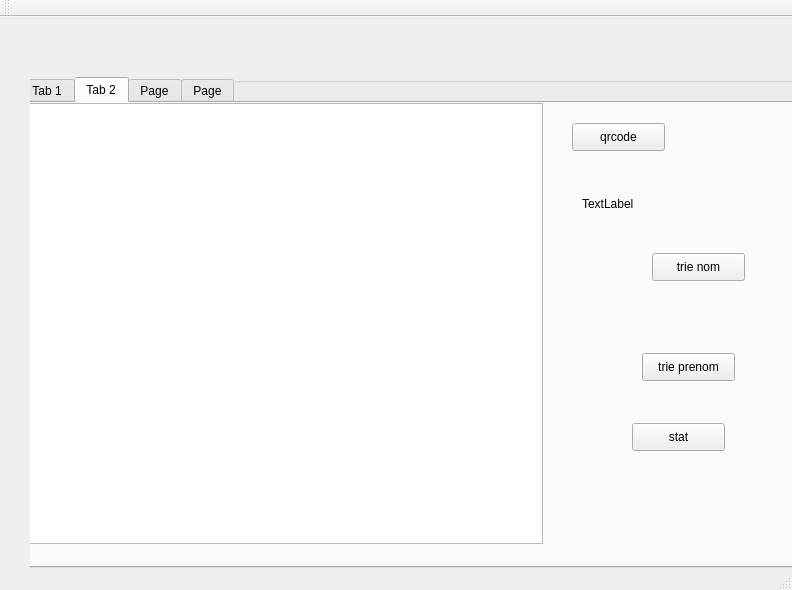
<?xml version="1.0" encoding="UTF-8"?>
<ui version="4.0">
 <class>MainWindow</class>
 <widget class="QMainWindow" name="MainWindow">
  <property name="geometry">
   <rect>
    <x>0</x>
    <y>0</y>
    <width>792</width>
    <height>590</height>
   </rect>
  </property>
  <property name="windowTitle">
   <string>Gestion des Clients</string>
  </property>
  <widget class="QWidget" name="centralWidget">
   <widget class="QGroupBox" name="groupBox">
    <property name="geometry">
     <rect>
      <x>30</x>
      <y>60</y>
      <width>791</width>
      <height>511</height>
     </rect>
    </property>
    <property name="title">
     <string/>
    </property>
    <widget class="QTabWidget" name="modifier">
     <property name="geometry">
      <rect>
       <x>-10</x>
       <y>0</y>
       <width>781</width>
       <height>491</height>
      </rect>
     </property>
     <property name="currentIndex">
      <number>1</number>
     </property>
     <property name="modifier" stdset="0">
      <string/>
     </property>
     <widget class="QWidget" name="tab">
      <attribute name="title">
       <string>Tab 1</string>
      </attribute>
      <widget class="QLabel" name="label">
       <property name="geometry">
        <rect>
         <x>10</x>
         <y>41</y>
         <width>81</width>
         <height>21</height>
        </rect>
       </property>
       <property name="text">
        <string>cin</string>
       </property>
      </widget>
      <widget class="QLabel" name="label_2">
       <property name="geometry">
        <rect>
         <x>10</x>
         <y>101</y>
         <width>47</width>
         <height>13</height>
        </rect>
       </property>
       <property name="text">
        <string>nom</string>
       </property>
      </widget>
      <widget class="QLabel" name="label_3">
       <property name="geometry">
        <rect>
         <x>10</x>
         <y>150</y>
         <width>47</width>
         <height>13</height>
        </rect>
       </property>
       <property name="text">
        <string>date</string>
       </property>
      </widget>
      <widget class="QLabel" name="label_4">
       <property name="geometry">
        <rect>
         <x>20</x>
         <y>350</y>
         <width>101</width>
         <height>16</height>
        </rect>
       </property>
       <property name="text">
        <string>information</string>
       </property>
      </widget>
      <widget class="QPlainTextEdit" name="plainTextEdit">
       <property name="geometry">
        <rect>
         <x>180</x>
         <y>330</y>
         <width>104</width>
         <height>87</height>
        </rect>
       </property>
      </widget>
      <widget class="QDateEdit" name="dateEdit">
       <property name="geometry">
        <rect>
         <x>170</x>
         <y>140</y>
         <width>110</width>
         <height>22</height>
        </rect>
       </property>
      </widget>
      <widget class="QLineEdit" name="le_nom">
       <property name="geometry">
        <rect>
         <x>160</x>
         <y>91</y>
         <width>113</width>
         <height>22</height>
        </rect>
       </property>
      </widget>
      <widget class="QPushButton" name="pb_ajouter">
       <property name="geometry">
        <rect>
         <x>580</x>
         <y>390</y>
         <width>93</width>
         <height>28</height>
        </rect>
       </property>
       <property name="text">
        <string>ajouter</string>
       </property>
      </widget>
      <widget class="QLabel" name="label_6">
       <property name="geometry">
        <rect>
         <x>10</x>
         <y>190</y>
         <width>56</width>
         <height>16</height>
        </rect>
       </property>
       <property name="text">
        <string>prenom</string>
       </property>
      </widget>
      <widget class="QLabel" name="label_7">
       <property name="geometry">
        <rect>
         <x>10</x>
         <y>240</y>
         <width>56</width>
         <height>16</height>
        </rect>
       </property>
       <property name="text">
        <string>mail</string>
       </property>
      </widget>
      <widget class="QLabel" name="label_8">
       <property name="geometry">
        <rect>
         <x>10</x>
         <y>280</y>
         <width>56</width>
         <height>16</height>
        </rect>
       </property>
       <property name="text">
        <string>phone</string>
       </property>
      </widget>
      <widget class="QLineEdit" name="le_mail">
       <property name="geometry">
        <rect>
         <x>150</x>
         <y>240</y>
         <width>113</width>
         <height>22</height>
        </rect>
       </property>
      </widget>
      <widget class="QLineEdit" name="le_phone">
       <property name="geometry">
        <rect>
         <x>150</x>
         <y>280</y>
         <width>113</width>
         <height>22</height>
        </rect>
       </property>
      </widget>
      <widget class="QLineEdit" name="le_prenom">
       <property name="geometry">
        <rect>
         <x>150</x>
         <y>190</y>
         <width>113</width>
         <height>22</height>
        </rect>
       </property>
      </widget>
      <widget class="QLabel" name="label_9">
       <property name="geometry">
        <rect>
         <x>10</x>
         <y>40</y>
         <width>81</width>
         <height>21</height>
        </rect>
       </property>
       <property name="text">
        <string>cin</string>
       </property>
      </widget>
      <widget class="QLineEdit" name="le_numa">
       <property name="geometry">
        <rect>
         <x>160</x>
         <y>40</y>
         <width>113</width>
         <height>21</height>
        </rect>
       </property>
      </widget>
      <widget class="QLabel" name="label_15">
       <property name="geometry">
        <rect>
         <x>350</x>
         <y>50</y>
         <width>56</width>
         <height>16</height>
        </rect>
       </property>
       <property name="text">
        <string>age</string>
       </property>
      </widget>
      <widget class="QLineEdit" name="le_age">
       <property name="geometry">
        <rect>
         <x>430</x>
         <y>50</y>
         <width>113</width>
         <height>22</height>
        </rect>
       </property>
      </widget>
      <widget class="QLineEdit" name="le_motdepasse">
       <property name="geometry">
        <rect>
         <x>500</x>
         <y>110</y>
         <width>113</width>
         <height>22</height>
        </rect>
       </property>
      </widget>
      <widget class="QLabel" name="label_16">
       <property name="geometry">
        <rect>
         <x>370</x>
         <y>110</y>
         <width>101</width>
         <height>16</height>
        </rect>
       </property>
       <property name="text">
        <string>motdepasse</string>
       </property>
      </widget>
     </widget>
     <widget class="QWidget" name="tab_2">
      <attribute name="title">
       <string>Tab 2</string>
      </attribute>
      <widget class="QTableView" name="tab_aff">
       <property name="geometry">
        <rect>
         <x>-10</x>
         <y>0</y>
         <width>531</width>
         <height>441</height>
        </rect>
       </property>
      </widget>
      <widget class="QPushButton" name="pb_trienom">
       <property name="geometry">
        <rect>
         <x>630</x>
         <y>150</y>
         <width>93</width>
         <height>28</height>
        </rect>
       </property>
       <property name="text">
        <string>trie nom</string>
       </property>
      </widget>
      <widget class="QPushButton" name="pb_trieprenom">
       <property name="geometry">
        <rect>
         <x>620</x>
         <y>250</y>
         <width>93</width>
         <height>28</height>
        </rect>
       </property>
       <property name="text">
        <string>trie prenom</string>
       </property>
      </widget>
      <widget class="QPushButton" name="pushButton_2">
       <property name="geometry">
        <rect>
         <x>610</x>
         <y>320</y>
         <width>93</width>
         <height>28</height>
        </rect>
       </property>
       <property name="text">
        <string>stat</string>
       </property>
      </widget>
      <widget class="QLabel" name="label_18">
       <property name="geometry">
        <rect>
         <x>560</x>
         <y>60</y>
         <width>111</width>
         <height>81</height>
        </rect>
       </property>
       <property name="text">
        <string>TextLabel</string>
       </property>
      </widget>
      <widget class="QPushButton" name="qrcode">
       <property name="geometry">
        <rect>
         <x>550</x>
         <y>20</y>
         <width>93</width>
         <height>28</height>
        </rect>
       </property>
       <property name="text">
        <string>qrcode</string>
       </property>
      </widget>
     </widget>
     <widget class="QWidget" name="tab_3">
      <attribute name="title">
       <string>Page</string>
      </attribute>
      <widget class="QLabel" name="label_5">
       <property name="geometry">
        <rect>
         <x>30</x>
         <y>120</y>
         <width>131</width>
         <height>16</height>
        </rect>
       </property>
       <property name="text">
        <string>avocat a supprimer</string>
       </property>
      </widget>
      <widget class="QLineEdit" name="le_numa_sup">
       <property name="geometry">
        <rect>
         <x>200</x>
         <y>120</y>
         <width>113</width>
         <height>22</height>
        </rect>
       </property>
      </widget>
      <widget class="QPushButton" name="pb_supprimer">
       <property name="geometry">
        <rect>
         <x>190</x>
         <y>220</y>
         <width>93</width>
         <height>28</height>
        </rect>
       </property>
       <property name="text">
        <string>supprimer</string>
       </property>
      </widget>
      <widget class="QLineEdit" name="le_rech">
       <property name="geometry">
        <rect>
         <x>440</x>
         <y>120</y>
         <width>113</width>
         <height>22</height>
        </rect>
       </property>
      </widget>
      <widget class="QPushButton" name="pb_chercher">
       <property name="geometry">
        <rect>
         <x>520</x>
         <y>220</y>
         <width>93</width>
         <height>28</height>
        </rect>
       </property>
       <property name="text">
        <string>chercher</string>
       </property>
      </widget>
      <widget class="QPushButton" name="pushButton">
       <property name="geometry">
        <rect>
         <x>350</x>
         <y>230</y>
         <width>93</width>
         <height>28</height>
        </rect>
       </property>
       <property name="text">
        <string>PDF</string>
       </property>
      </widget>
     </widget>
     <widget class="QWidget" name="tab_4">
      <attribute name="title">
       <string>Page</string>
      </attribute>
      <widget class="QLineEdit" name="le_id_2">
       <property name="geometry">
        <rect>
         <x>360</x>
         <y>140</y>
         <width>113</width>
         <height>20</height>
        </rect>
       </property>
      </widget>
      <widget class="QLabel" name="label_10">
       <property name="geometry">
        <rect>
         <x>210</x>
         <y>140</y>
         <width>81</width>
         <height>21</height>
        </rect>
       </property>
       <property name="text">
        <string>cin</string>
       </property>
      </widget>
      <widget class="QLabel" name="label_11">
       <property name="geometry">
        <rect>
         <x>210</x>
         <y>201</y>
         <width>47</width>
         <height>13</height>
        </rect>
       </property>
       <property name="text">
        <string>nom</string>
       </property>
      </widget>
      <widget class="QLineEdit" name="le_nom_2">
       <property name="geometry">
        <rect>
         <x>360</x>
         <y>191</y>
         <width>113</width>
         <height>22</height>
        </rect>
       </property>
      </widget>
      <widget class="QLabel" name="label_12">
       <property name="geometry">
        <rect>
         <x>220</x>
         <y>320</y>
         <width>56</width>
         <height>16</height>
        </rect>
       </property>
       <property name="text">
        <string>phone</string>
       </property>
      </widget>
      <widget class="QLabel" name="label_13">
       <property name="geometry">
        <rect>
         <x>210</x>
         <y>280</y>
         <width>56</width>
         <height>16</height>
        </rect>
       </property>
       <property name="text">
        <string>mail</string>
       </property>
      </widget>
      <widget class="QPushButton" name="pb_modifier">
       <property name="geometry">
        <rect>
         <x>630</x>
         <y>260</y>
         <width>93</width>
         <height>28</height>
        </rect>
       </property>
       <property name="text">
        <string>modifier</string>
       </property>
      </widget>
      <widget class="QLineEdit" name="le_phone_2">
       <property name="geometry">
        <rect>
         <x>360</x>
         <y>320</y>
         <width>113</width>
         <height>22</height>
        </rect>
       </property>
      </widget>
      <widget class="QLabel" name="label_14">
       <property name="geometry">
        <rect>
         <x>200</x>
         <y>240</y>
         <width>56</width>
         <height>16</height>
        </rect>
       </property>
       <property name="text">
        <string>prenom</string>
       </property>
      </widget>
      <widget class="QLineEdit" name="le_prenom_2">
       <property name="geometry">
        <rect>
         <x>360</x>
         <y>240</y>
         <width>113</width>
         <height>22</height>
        </rect>
       </property>
      </widget>
      <widget class="QLineEdit" name="le_mail_2">
       <property name="geometry">
        <rect>
         <x>360</x>
         <y>280</y>
         <width>113</width>
         <height>22</height>
        </rect>
       </property>
      </widget>
      <widget class="QLineEdit" name="le_age_2">
       <property name="geometry">
        <rect>
         <x>360</x>
         <y>360</y>
         <width>113</width>
         <height>22</height>
        </rect>
       </property>
      </widget>
      <widget class="QLabel" name="age">
       <property name="geometry">
        <rect>
         <x>230</x>
         <y>360</y>
         <width>56</width>
         <height>16</height>
        </rect>
       </property>
       <property name="text">
        <string>age</string>
       </property>
      </widget>
      <widget class="QLabel" name="label_17">
       <property name="geometry">
        <rect>
         <x>210</x>
         <y>390</y>
         <width>56</width>
         <height>16</height>
        </rect>
       </property>
       <property name="text">
        <string>motdepasse</string>
       </property>
      </widget>
      <widget class="QLineEdit" name="le_motdepasse_2">
       <property name="geometry">
        <rect>
         <x>360</x>
         <y>400</y>
         <width>113</width>
         <height>22</height>
        </rect>
       </property>
      </widget>
     </widget>
    </widget>
   </widget>
  </widget>
  <widget class="QMenuBar" name="menuBar">
   <property name="geometry">
    <rect>
     <x>0</x>
     <y>0</y>
     <width>792</width>
     <height>26</height>
    </rect>
   </property>
  </widget>
  <widget class="QToolBar" name="mainToolBar">
   <attribute name="toolBarArea">
    <enum>TopToolBarArea</enum>
   </attribute>
   <attribute name="toolBarBreak">
    <bool>false</bool>
   </attribute>
  </widget>
  <widget class="QStatusBar" name="statusBar"/>
 </widget>
 <layoutdefault spacing="6" margin="11"/>
 <resources/>
 <connections/>
</ui>
